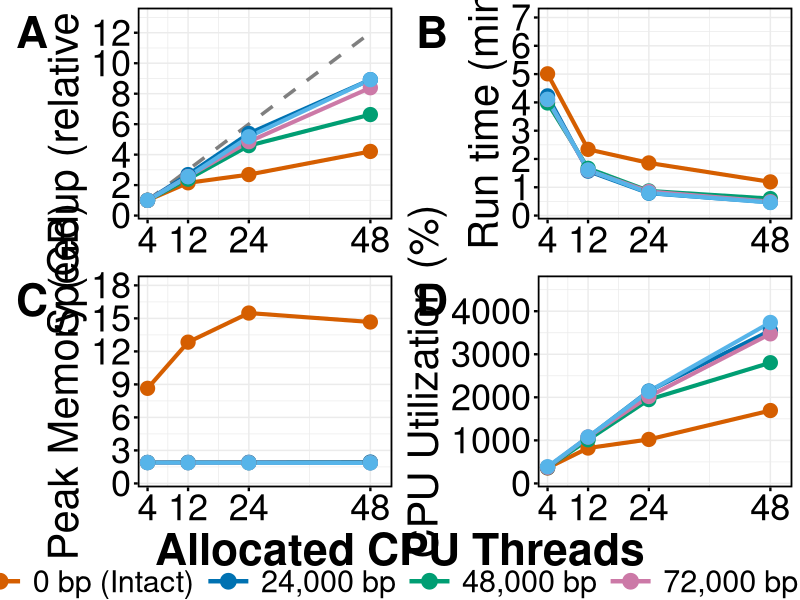

The R source for this figure:
library(readr)
library(ggplot2)
library(cowplot)
library(ggrepel)
library(grid)

scaling_data <- read_delim("aakomp_sup_fig8.tsv", 
                           delim = "\t", escape_double = FALSE, 
                           trim_ws = TRUE)

scaling_data$speedup <- as.numeric(gsub("x", "", scaling_data$speedup_vs_4t))
scaling_data$cpu_util <- as.numeric(gsub("%", "", scaling_data$cpu_util_pct))

bp_levels <- c(0, 24000, 48000, 72000, 96000)
scaling_data$Assembly <- factor(
  ifelse(scaling_data$breakpoints == 0, "0 bp (Intact)", paste0(format(scaling_data$breakpoints, big.mark = ","), " bp")),
  levels = c("0 bp (Intact)", paste0(format(bp_levels[-1], big.mark = ","), " bp"))
)

bp_colors <- c(
  "0 bp (Intact)" = "#D55E00",   # Highlighted orange-red for chromosome-scale assembly
  "24,000 bp"     = "#0072B2",   # Blue
  "48,000 bp"     = "#009E73",   # Green
  "72,000 bp"     = "#CC79A7",   # Purple
  "96,000 bp"     = "#56B4E9"    # Sky blue
)

ideal_line <- data.frame(
  threads = c(4, 12, 24, 48),
  speedup = c(1, 3, 6, 12)
)

base_theme <- theme_minimal() +
  theme(
    panel.border = element_rect(color = "black", fill = NA, linewidth = 1.2),
    axis.ticks = element_line(color = "black", linewidth = 0.8),
    axis.text = element_text(size = 26, color = "black"),
    axis.title.y = element_text(size = 30, color = "black"),
    axis.title.x = element_blank(),   # Removed from subplots
    legend.position = "none"          # Subplots have NO individual legends
  )

p_speedup <- ggplot(scaling_data, aes(x = threads, y = speedup, color = Assembly, group = Assembly)) +
  geom_line(data = ideal_line, aes(x = threads, y = speedup), 
            color = "gray50", linetype = "dashed", linewidth = 1.2, inherit.aes = FALSE) +
  geom_line(linewidth = 1.4) +
  geom_point(size = 4.5) +
  scale_color_manual(values = bp_colors) +
  scale_x_continuous(breaks = c(4, 12, 24, 48), limits = c(3, 50), expand = expansion(mult = c(0.02, 0.05))) +
  scale_y_continuous(breaks = seq(0, 12, by = 2), limits = c(0, 13), expand = expansion(mult = c(0.02, 0.05))) +
  labs(y = "Speedup (relative to 4T)") +
  base_theme

p_time <- ggplot(scaling_data, aes(x = threads, y = wall_time_min, color = Assembly, group = Assembly)) +
  geom_line(linewidth = 1.4) +
  geom_point(size = 4.5) +
  scale_color_manual(values = bp_colors) +
  scale_x_continuous(breaks = c(4, 12, 24, 48), limits = c(3, 50), expand = expansion(mult = c(0.02, 0.05))) +
  scale_y_continuous(breaks = seq(0, 7, by = 1), limits = c(0, 7), expand = expansion(mult = c(0.02, 0.05))) +
  labs(y = "Run time (min)") +
  base_theme

p_ram <- ggplot(scaling_data, aes(x = threads, y = max_rss_gb, color = Assembly, group = Assembly)) +
  geom_line(linewidth = 1.4) +
  geom_point(size = 4.5) +
  scale_color_manual(values = bp_colors) +
  scale_x_continuous(breaks = c(4, 12, 24, 48), limits = c(3, 50), expand = expansion(mult = c(0.02, 0.05))) +
  scale_y_continuous(breaks = seq(0, 18, by = 3), limits = c(0, 18), expand = expansion(mult = c(0.02, 0.05))) +
  labs(y = "Peak Memory (GB)") +
  base_theme

p_cpu <- ggplot(scaling_data, aes(x = threads, y = cpu_util, color = Assembly, group = Assembly)) +
  geom_line(linewidth = 1.4) +
  geom_point(size = 4.5) +
  scale_color_manual(values = bp_colors) +
  scale_x_continuous(breaks = c(4, 12, 24, 48), limits = c(3, 50), expand = expansion(mult = c(0.02, 0.05))) +
  scale_y_continuous(breaks = seq(0, 4500, by = 1000), limits = c(0, 4600), expand = expansion(mult = c(0.02, 0.05))) +
  labs(y = "CPU Utilization (%)") +
  base_theme

plot_grid_combined <- plot_grid(
  p_speedup, p_time, p_ram, p_cpu,
  labels = c("A", "B", "C", "D"),
  ncol = 2,
  label_size = 32,
  align = "hv",
  axis = "tblr"
)

x_axis_title <- ggdraw() + 
  draw_label("Allocated CPU Threads", size = 32, fontface = "bold")

legend_plot <- ggplot(scaling_data, aes(x = threads, y = speedup, color = Assembly)) +
  geom_point(size = 5) +
  geom_line(linewidth = 1.5) +
  scale_color_manual(values = bp_colors) +
  guides(color = guide_legend(
    title = "Assembly:",
    direction = "horizontal",
    nrow = 1,
    byrow = TRUE,
    title.position = "left",
    title.vjust = 0.5,
    keywidth = unit(2.5, "lines")
  )) +
  theme_minimal() +
  theme(
    legend.position = "bottom",
    legend.direction = "horizontal",
    legend.box = "horizontal",
    legend.justification = "center",
    legend.text = element_text(size = 22),
    legend.title = element_text(size = 24, face = "bold")
  )

extract_legend <- function(p) {
  leg <- tryCatch(cowplot::get_plot_component(p, "guide-box-bottom", return_all = FALSE), error = function(e) NULL)
  if (!is.null(leg) && !inherits(leg, "zeroGrob")) return(leg)
  
  leg <- tryCatch(cowplot::get_legend(p), error = function(e) NULL)
  if (!is.null(leg) && !inherits(leg, "zeroGrob")) return(leg)
  
  g <- ggplotGrob(p)
  guide_idx <- grep("guide-box", g$layout$name)
  if (length(guide_idx) > 0) {
    for (i in guide_idx) {
      candidate <- g$grobs[[i]]
      if (!inherits(candidate, "zeroGrob")) return(candidate)
    }
  }
  return(NULL)
}

shared_legend <- extract_legend(legend_plot)

# Combine into Final Figure
final_fig_s8 <- plot_grid(
  plot_grid_combined, 
  x_axis_title, 
  shared_legend, 
  ncol = 1, 
  rel_heights = c(1, 0.05, 0.07)
)
print(final_fig_s8)
